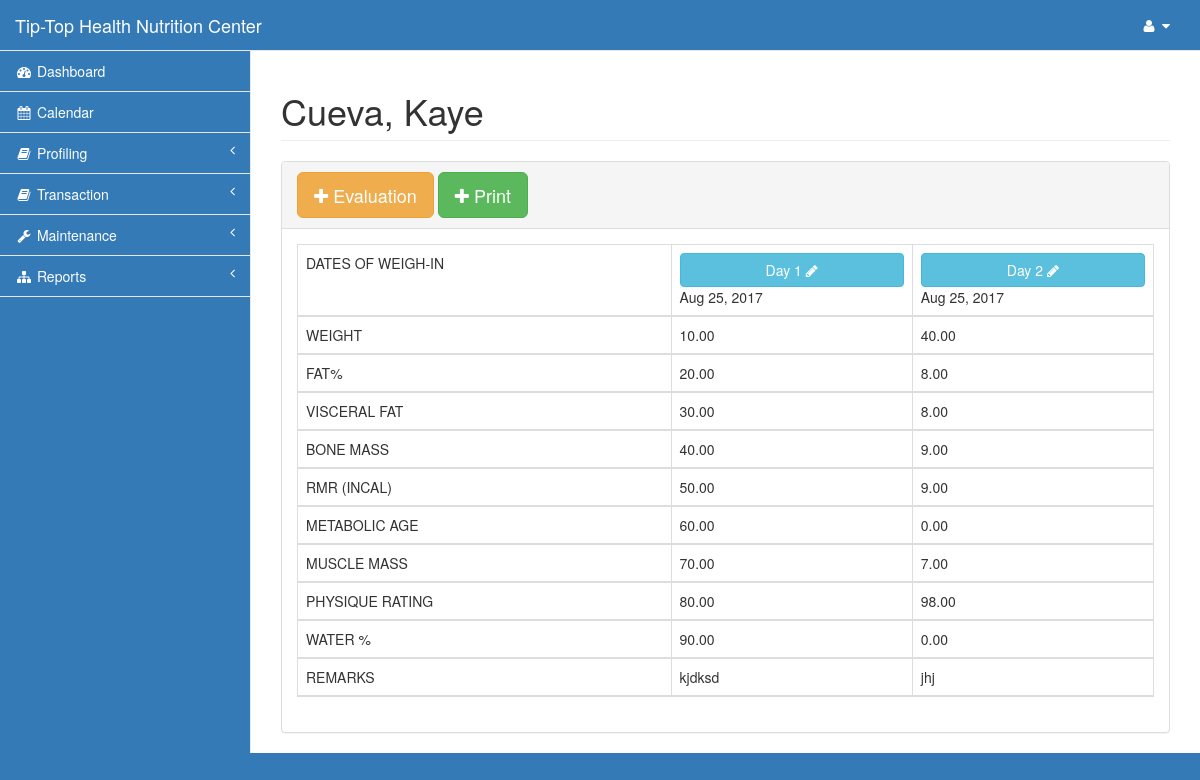
The page /pages/monitoring.php?id=1&mid=2 (signed in) on the database its author committed.
### tables this page shows
CREATE TABLE `taker` (
  `id` int(11) NOT NULL,
  `last` varchar(15) NOT NULL,
  `first` varchar(15) NOT NULL,
  `phone` varchar(11) NOT NULL,
  `gender` varchar(6) NOT NULL,
  `bday` date NOT NULL,
  `referrer_name` varchar(30) NOT NULL,
  `referrer_contact` varchar(30) NOT NULL,
  `address` varchar(100) NOT NULL,
  `email` varchar(30) NOT NULL,
  `status` varchar(8) NOT NULL,
  `points` decimal(7,2) NOT NULL,
  `discount` decimal(10,2) NOT NULL,
  `height` decimal(5,2) NOT NULL,
  `orig_weight` decimal(5,2) NOT NULL
);

CREATE TABLE `result` (
  `result_id` int(11) NOT NULL,
  `monitor_id` int(11) NOT NULL,
  `weighin_date` date NOT NULL,
  `weight` decimal(5,2) NOT NULL,
  `fat` decimal(5,2) NOT NULL,
  `visceral` decimal(5,2) NOT NULL,
  `bone_mass` decimal(5,2) NOT NULL,
  `rmr` decimal(5,2) NOT NULL,
  `metabolic_age` decimal(5,2) NOT NULL,
  `muscle_mass` decimal(5,2) NOT NULL,
  `physique_rating` decimal(5,2) NOT NULL,
  `water` decimal(5,2) NOT NULL,
  `remarks` varchar(500) NOT NULL
);

### pages/monitoring.php (the view, shortened to what this page needs)
<?php include('session.php');?>
<!DOCTYPE html>
<html lang="en">
<head>
    <?php include('css.php');?>
</head>
<body>
    <div id="wrapper">
        <?php include('nav.php');?>
        <div id="page-wrapper">
            <div class="row">
                <div class="col-lg-12">
                <?php
                        $id=$_REQUEST['id'];
                        $name=mysqli_query($con,"select first,last from taker where id='$id'")or die(mysqli_error($con));
                            $rm=mysqli_fetch_array($name);
                ?>
                    <h1 class="page-header"><?php echo $rm['last'].", ".$rm['first'];?></h1>
                </div>
            </div>
            <div class="row">
                <div class="col-lg-12">
                    <div class="panel panel-default">
                        <div class="panel-heading">
                            <button type="button" class="btn btn-warning btn-lg" data-toggle="modal" data-target="#myModal"><i class="fa fa-plus"></i> Evaluation</button>
                            <button type="button" class="btn btn-success btn-lg" onClick="window.Print()"><i class="fa fa-plus"></i> Print</button>
                        </div>
                        <div class="panel-body">
                            <table width="100%" class="table table-striped table-bordered table-hover">
                                <thead>
<?php
$mid=$_REQUEST['mid'];
$labels=array("DATES OF WEIGH-IN","WEIGHT","FAT%","VISCERAL FAT","BONE MASS","RMR (INCAL)","METABOLIC AGE","MUSCLE MASS","PHYSIQUE RATING","WATER %","REMARKS");
        $i=2;
        foreach ($labels as $label)
        {
            echo "<tr><td>$label</td>";
             $query=mysqli_query($con,"select * from result where monitor_id='$mid' order by weighin_date")or die(mysqli_error($con));
                $day=1;
                while ($row=mysqli_fetch_array($query)){
                    $rid=$row['result_id'];
                    if ($i==2)
                    {
                        $date=date('M d, Y',strtotime($row[$i]));
                        echo "<td> <a href='' data-toggle='modal' data-target='#edit$rid' class='btn btn-info btn-block'>Day $day <i class='fa fa-pencil'></i></a> $date</td>";
                        $day++;
                    ?>
<?php
                    }
                    else
                    echo "<td>$row[$i]</td>";
                }
            echo "</tr>";
            $i++;
        }
?>
                                </thead>
                            </table>
                    </div>
                </div>
            </div>
        </div>
    </div>
</body>
</html>

### pages/css.php (style rules this page uses)
.navbar-default, body { background-color: #337ab7!important; }

### rows shown on the page
taker: last "Cueva", first "Kaye"
result: weighin_date "Aug 25, 2017", weight "10.00", fat "20.00", visceral "30.00", bone_mass "40.00", rmr "50.00", metabolic_age "60.00", muscle_mass "70.00", physique_rating "80.00", water "90.00", remarks "kjdksd"
result: weighin_date "Aug 25, 2017", weight "40.00", fat "8.00", visceral "8.00", bone_mass "9.00", rmr "9.00", metabolic_age "0.00", muscle_mass "7.00", physique_rating "98.00", water "0.00", remarks "jhj"

### other values the page prints
$label "DATES OF WEIGH-IN"
$label "WEIGHT"
$label "FAT%"
$label "VISCERAL FAT"
$label "BONE MASS"
$label "RMR (INCAL)"
$label "METABOLIC AGE"
$label "MUSCLE MASS"
$label "PHYSIQUE RATING"
$label "WATER %"
$label "REMARKS"
